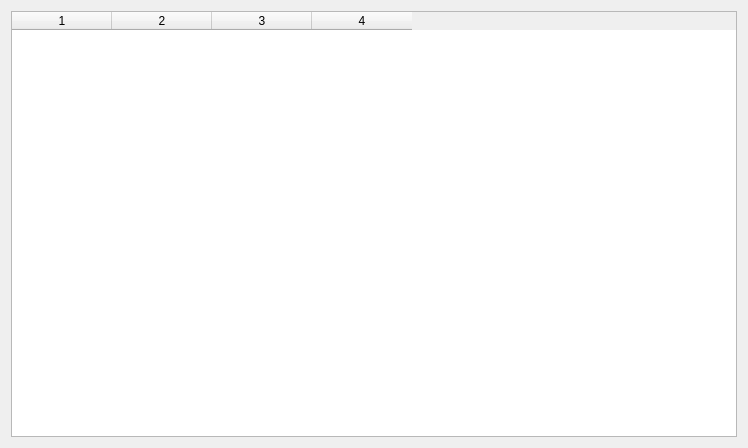
<?xml version="1.0" encoding="UTF-8"?>
<ui version="4.0">
 <class>test</class>
 <widget class="QWidget" name="test">
  <property name="geometry">
   <rect>
    <x>0</x>
    <y>0</y>
    <width>748</width>
    <height>448</height>
   </rect>
  </property>
  <property name="windowTitle">
   <string>test</string>
  </property>
  <layout class="QVBoxLayout" name="verticalLayout">
   <item>
    <widget class="QTableWidget" name="tableBorrow">
     <column>
      <property name="text">
       <string>1</string>
      </property>
     </column>
     <column>
      <property name="text">
       <string>2</string>
      </property>
     </column>
     <column>
      <property name="text">
       <string>3</string>
      </property>
     </column>
     <column>
      <property name="text">
       <string>4</string>
      </property>
     </column>
    </widget>
   </item>
  </layout>
 </widget>
 <layoutdefault spacing="6" margin="11"/>
 <resources/>
 <connections/>
</ui>
